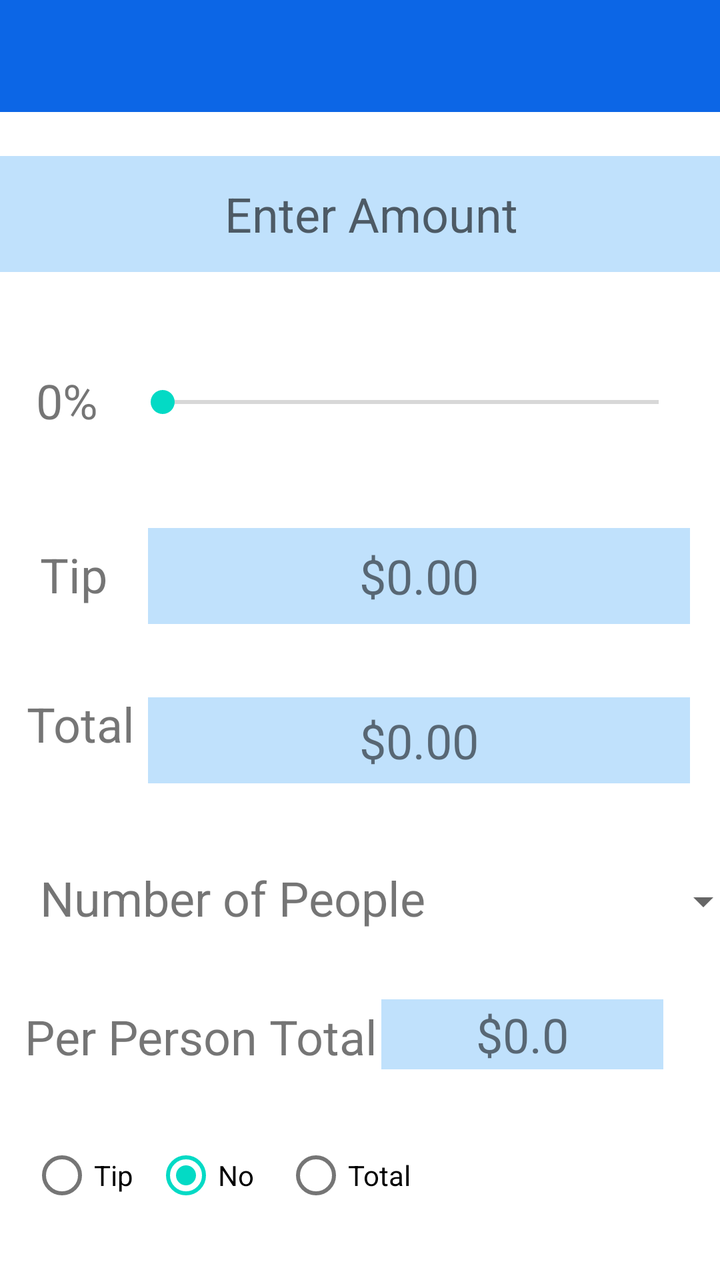
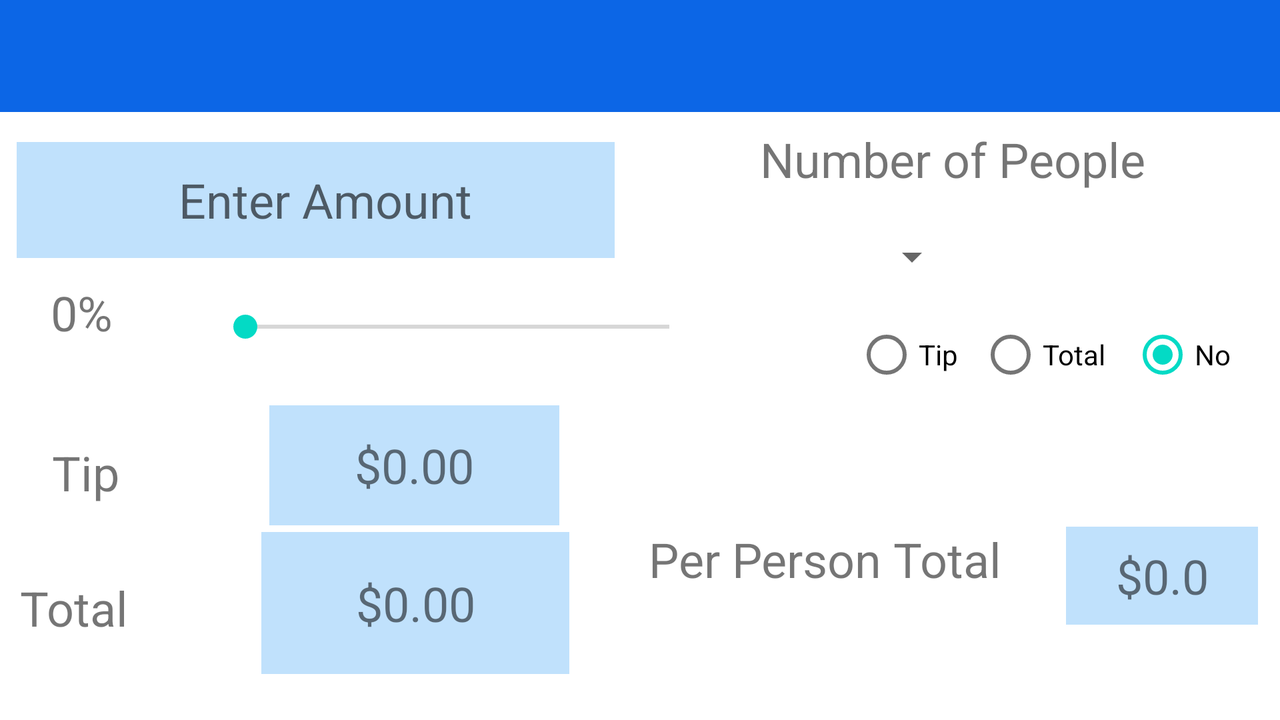

Two renders of one Android screen. The first uses the default layout on a phone; the second uses the alternative layout the repository ships for a different screen configuration, on a matching device. The two XML files are below.
<!-- AndroidManifest.xml: application theme Theme.Tipcalculator2 -->
<!-- res/layout/activity_main.xml -->
<?xml version="1.0" encoding="utf-8"?>
<androidx.constraintlayout.widget.ConstraintLayout xmlns:android="http://schemas.android.com/apk/res/android"
    xmlns:app="http://schemas.android.com/apk/res-auto"
    xmlns:tools="http://schemas.android.com/tools"
    android:id="@+id/linearLayout"
    android:layout_width="match_parent"
    android:layout_height="match_parent"
    tools:layout_editor_absoluteY="81dp">

    <androidx.appcompat.widget.Toolbar
        android:id="@+id/toolbar"
        android:layout_width="match_parent"
        android:layout_height="wrap_content"
        android:background="#0C66E6"
        android:minHeight="?attr/actionBarSize"

        app:theme="@style/ThemeOverlay.AppCompat.Dark.ActionBar"
        tools:ignore="MissingConstraints">

    </androidx.appcompat.widget.Toolbar>

    <EditText
        android:id="@+id/EnterAmountPlainText"
        android:layout_width="370dp"
        android:layout_height="58dp"
        android:autofillHints=""
        android:background="#482196F3"
        android:ems="10"
        android:hint="@string/enter_amount"
        android:inputType="number|text|numberDecimal|textCapWords"
        android:paddingStart="10dp"
        android:textSize="24sp"
        android:textAlignment="center"
        app:layout_constraintBottom_toBottomOf="parent"
        app:layout_constraintEnd_toEndOf="parent"
        app:layout_constraintHorizontal_bias="0.487"
        app:layout_constraintLeft_toLeftOf="parent"
        app:layout_constraintRight_toRightOf="parent"
        app:layout_constraintStart_toStartOf="parent"
        app:layout_constraintTop_toTopOf="parent"
        app:layout_constraintVertical_bias="0.134" />

    <TextView
        android:id="@+id/TipTotalTextView"
        android:layout_width="271dp"
        android:layout_height="48dp"
        android:background="#482196F3"
        android:gravity="center"
        android:text="@string/TipText"
        android:textSize="24sp"
        app:layout_constraintBottom_toBottomOf="parent"
        app:layout_constraintEnd_toEndOf="parent"
        app:layout_constraintHorizontal_bias="0.831"
        app:layout_constraintLeft_toLeftOf="parent"
        app:layout_constraintRight_toRightOf="parent"
        app:layout_constraintStart_toStartOf="parent"
        app:layout_constraintTop_toTopOf="parent"
        app:layout_constraintVertical_bias="0.446" />

    <Spinner
        android:id="@+id/numPeopleSpin"
        android:layout_width="83dp"
        android:layout_height="37dp"
        android:layout_marginStart="80dp"
        android:textSize="40sp"
        app:layout_constraintBottom_toBottomOf="parent"
        app:layout_constraintRight_toRightOf="parent"
        app:layout_constraintStart_toEndOf="@+id/numPeopleTv"
        app:layout_constraintTop_toTopOf="parent"
        app:layout_constraintVertical_bias="0.717" />

    <TextView
        android:id="@+id/PercentageTextView"
        android:layout_width="62dp"
        android:layout_height="44dp"
        android:text="@string/PercentageText"
        android:textSize="24sp"
        app:layout_constraintBottom_toBottomOf="parent"
        app:layout_constraintEnd_toEndOf="parent"
        app:layout_constraintHorizontal_bias="0.06"
        app:layout_constraintLeft_toLeftOf="parent"
        app:layout_constraintRight_toRightOf="parent"
        app:layout_constraintStart_toStartOf="parent"
        app:layout_constraintTop_toTopOf="parent"
        app:layout_constraintVertical_bias="0.309" />

    <TextView
        android:id="@+id/TotalAmountTextView"
        android:layout_width="271dp"
        android:layout_height="43dp"
        android:background="#482196F3"
        android:gravity="center"
        android:text="@string/TotalText"
        android:textSize="24sp"
        app:layout_constraintBottom_toBottomOf="parent"
        app:layout_constraintEnd_toEndOf="parent"
        app:layout_constraintHorizontal_bias="0.831"
        app:layout_constraintLeft_toLeftOf="parent"
        app:layout_constraintRight_toRightOf="parent"
        app:layout_constraintStart_toStartOf="parent"
        app:layout_constraintTop_toTopOf="parent"
        app:layout_constraintVertical_bias="0.584" />

    <TextView
        android:id="@+id/TipTextView"
        android:layout_width="wrap_content"
        android:layout_height="wrap_content"
        android:text="@string/tip"
        android:textSize="24sp"
        app:layout_constraintBottom_toBottomOf="parent"
        app:layout_constraintEnd_toEndOf="parent"
        app:layout_constraintHorizontal_bias="0.061"
        app:layout_constraintLeft_toLeftOf="parent"
        app:layout_constraintRight_toRightOf="parent"
        app:layout_constraintStart_toStartOf="parent"
        app:layout_constraintTop_toTopOf="parent"
        app:layout_constraintVertical_bias="0.446" />

    <TextView
        android:id="@+id/perPersonTotalTv"
        android:layout_width="wrap_content"
        android:layout_height="wrap_content"
        android:text="@string/per_person_total"
        android:textSize="24sp"
        app:layout_constraintBottom_toBottomOf="parent"
        app:layout_constraintEnd_toEndOf="parent"
        app:layout_constraintHorizontal_bias="0.068"
        app:layout_constraintLeft_toLeftOf="parent"
        app:layout_constraintRight_toRightOf="parent"
        app:layout_constraintStart_toStartOf="parent"
        app:layout_constraintTop_toTopOf="parent"
        app:layout_constraintVertical_bias="0.826" />

    <TextView
        android:id="@+id/TotalTextView"
        android:layout_width="wrap_content"
        android:layout_height="wrap_content"
        android:text="@string/total"
        android:textSize="24sp"
        app:layout_constraintBottom_toBottomOf="parent"
        app:layout_constraintEnd_toEndOf="parent"
        app:layout_constraintHorizontal_bias="0.044"
        app:layout_constraintLeft_toLeftOf="parent"
        app:layout_constraintRight_toRightOf="parent"
        app:layout_constraintStart_toStartOf="parent"
        app:layout_constraintTop_toTopOf="parent"
        app:layout_constraintVertical_bias="0.569" />

    <TextView
        android:id="@+id/totalSpinResultTv"
        android:layout_width="141dp"
        android:layout_height="35dp"
       
        android:background="#482196F3"
        android:gravity="center"
        android:text="@string/totalspinertext"
        android:textSize="24sp"
        app:layout_constraintBottom_toBottomOf="parent"
        app:layout_constraintEnd_toEndOf="parent"
        app:layout_constraintHorizontal_bias="0.87"
        app:layout_constraintLeft_toLeftOf="parent"
        app:layout_constraintRight_toRightOf="parent"
        app:layout_constraintStart_toStartOf="parent"
        app:layout_constraintTop_toTopOf="parent"
        app:layout_constraintVertical_bias="0.826" />

    <RadioGroup
        android:id="@+id/radioGroup"
        android:layout_width="203dp"
        android:layout_height="48dp"
        android:orientation="horizontal"
        app:layout_constraintBottom_toBottomOf="parent"
        app:layout_constraintHorizontal_bias="0.096"
        app:layout_constraintLeft_toLeftOf="parent"
        app:layout_constraintRight_toRightOf="parent"
        app:layout_constraintTop_toTopOf="parent"
        app:layout_constraintVertical_bias="0.952">

        <RadioButton
            android:id="@+id/tip"
            android:layout_width="62dp"
            android:layout_height="wrap_content"
            android:onClick="checkButton"
            android:checked= "false"
            android:text="@string/tip" />

        <RadioButton
            android:id="@+id/no"
            android:layout_width="65dp"
            android:layout_height="wrap_content"
            android:checked="true"
            android:onClick="checkButton"
            android:text="@string/no" />

        <RadioButton
            android:id="@+id/total"
            android:layout_width="76dp"
            android:layout_height="wrap_content"
            android:onClick="checkButton"
            android:checked= "false"
            android:text="@string/total" />
    </RadioGroup>

    <SeekBar
        android:id="@+id/seekBar"
        android:layout_width="280dp"
        android:layout_height="61dp"
        android:baselineAligned="false"
        android:max="100"
        app:layout_constraintBottom_toBottomOf="parent"
        app:layout_constraintEnd_toEndOf="parent"
        app:layout_constraintHorizontal_bias="0.817"
        app:layout_constraintLeft_toLeftOf="parent"
        app:layout_constraintRight_toRightOf="parent"
        app:layout_constraintStart_toStartOf="parent"
        app:layout_constraintTop_toTopOf="parent"
        app:layout_constraintVertical_bias="0.295"
        app:tickMarkTint="#F2F2F2" />

    <TextView
        android:id="@+id/numPeopleTv"
        android:layout_width="wrap_content"
        android:layout_height="wrap_content"
        android:layout_marginStart="20dp"
        android:text="@string/number_of_people"
        android:textSize="24sp"
        app:layout_constraintBottom_toBottomOf="parent"
        app:layout_constraintLeft_toLeftOf="parent"
        app:layout_constraintStart_toStartOf="parent"
        app:layout_constraintTop_toTopOf="parent"
        app:layout_constraintVertical_bias="0.712" />

</androidx.constraintlayout.widget.ConstraintLayout>
<!-- resources referenced by this layout -->
<resources>
  <string name="PercentageText">0%</string>
  <string name="TipText">$0.00</string>
  <string name="TotalText">$0.00</string>
  <string name="enter_amount">Enter Amount</string>
  <string name="no">No</string>
  <string name="number_of_people">Number of People</string>
  <string name="per_person_total">Per Person Total</string>
  <string name="tip">Tip</string>
  <string name="total">Total</string>
  <string name="totalspinertext">$0.0</string>
  <style name="Theme.Tipcalculator2" parent="Theme.MaterialComponents.DayNight.DarkActionBar">
          
          <item name="colorPrimary">@color/purple_500</item>
          <item name="colorPrimaryVariant">@color/purple_700</item>
          <item name="colorOnPrimary">@color/white</item>
          
          <item name="colorSecondary">@color/teal_200</item>
          <item name="colorSecondaryVariant">@color/teal_700</item>
          <item name="colorOnSecondary">@color/black</item>
          
          <item name="android:statusBarColor" tools:targetApi="l">?attr/colorPrimaryVariant</item>
          
      </style>
</resources>
<!-- res/layout-land/activity_main.xml (the repository's variant of the layout above) -->
<!-- drawn on the phone turned sideways -->
<?xml version="1.0" encoding="utf-8"?>
<androidx.constraintlayout.widget.ConstraintLayout xmlns:android="http://schemas.android.com/apk/res/android"
    xmlns:app="http://schemas.android.com/apk/res-auto"
    xmlns:tools="http://schemas.android.com/tools"
    android:id="@+id/linearLayout"
    android:layout_width="match_parent"
    android:layout_height="match_parent"
    tools:layout_editor_absoluteY="81dp">

    <androidx.appcompat.widget.Toolbar
        android:id="@+id/toolbar"
        android:layout_width="match_parent"
        android:layout_height="wrap_content"
        android:background="#0C66E6"
        android:minHeight="?attr/actionBarSize"

        app:theme="@style/ThemeOverlay.AppCompat.Dark.ActionBar"
        tools:ignore="MissingConstraints">

    </androidx.appcompat.widget.Toolbar>

    <EditText
        android:id="@+id/EnterAmountPlainText"
        android:layout_width="299dp"
        android:layout_height="58dp"
        android:autofillHints=""
        android:background="#482196F3"
        android:ems="10"
        android:hint="@string/enter_amount"
        android:inputType="number|text|numberDecimal|textCapWords"
        android:paddingStart="10dp"
        android:textAlignment="center"
        android:textSize="24sp"
        app:layout_constraintBottom_toBottomOf="parent"
        app:layout_constraintEnd_toEndOf="parent"
        app:layout_constraintHorizontal_bias="0.024"
        app:layout_constraintLeft_toLeftOf="parent"
        app:layout_constraintRight_toRightOf="parent"
        app:layout_constraintStart_toStartOf="parent"
        app:layout_constraintTop_toTopOf="parent"
        app:layout_constraintVertical_bias="0.235" />

    <TextView
        android:id="@+id/TipTotalTextView"
        android:layout_width="145dp"
        android:layout_height="60dp"
        android:background="#482196F3"
        android:gravity="center"
        android:text="@string/TipText"
        android:textSize="24sp"
        app:layout_constraintBottom_toBottomOf="parent"
        app:layout_constraintEnd_toEndOf="parent"
        app:layout_constraintHorizontal_bias="0.272"
        app:layout_constraintLeft_toLeftOf="parent"
        app:layout_constraintRight_toRightOf="parent"
        app:layout_constraintStart_toStartOf="parent"
        app:layout_constraintTop_toTopOf="parent"
        app:layout_constraintVertical_bias="0.676" />

    <Spinner
        android:id="@+id/numPeopleSpin"
        android:layout_width="88dp"
        android:layout_height="46dp"
        android:layout_marginRight="160dp"
        android:textSize="40sp"
        app:layout_constraintBottom_toBottomOf="parent"
        app:layout_constraintRight_toRightOf="parent"
        app:layout_constraintTop_toTopOf="parent"
        app:layout_constraintVertical_bias="0.335" />

    <TextView
        android:id="@+id/PercentageTextView"
        android:layout_width="62dp"
        android:layout_height="44dp"
        android:text="@string/PercentageText"
        android:textSize="24sp"
        app:layout_constraintBottom_toBottomOf="parent"
        app:layout_constraintEnd_toEndOf="parent"
        app:layout_constraintHorizontal_bias="0.044"
        app:layout_constraintLeft_toLeftOf="parent"
        app:layout_constraintRight_toRightOf="parent"
        app:layout_constraintStart_toStartOf="parent"
        app:layout_constraintTop_toTopOf="parent"
        app:layout_constraintVertical_bias="0.443" />

    <TextView
        android:id="@+id/TotalAmountTextView"
        android:layout_width="154dp"
        android:layout_height="71dp"
        android:background="#482196F3"
        android:gravity="center"
        android:text="@string/TotalText"
        android:textSize="24sp"
        app:layout_constraintBottom_toBottomOf="parent"
        app:layout_constraintEnd_toEndOf="parent"
        app:layout_constraintHorizontal_bias="0.269"
        app:layout_constraintLeft_toLeftOf="parent"
        app:layout_constraintRight_toRightOf="parent"
        app:layout_constraintStart_toStartOf="parent"
        app:layout_constraintTop_toTopOf="parent"
        app:layout_constraintVertical_bias="0.92" />

    <TextView
        android:id="@+id/TipTextView"
        android:layout_width="wrap_content"
        android:layout_height="wrap_content"
        android:text="@string/tip"
        android:textSize="24sp"
        app:layout_constraintBottom_toBottomOf="parent"
        app:layout_constraintEnd_toEndOf="parent"
        app:layout_constraintHorizontal_bias="0.043"
        app:layout_constraintLeft_toLeftOf="parent"
        app:layout_constraintRight_toRightOf="parent"
        app:layout_constraintStart_toStartOf="parent"
        app:layout_constraintTop_toTopOf="parent"
        app:layout_constraintVertical_bias="0.671" />

    <TextView
        android:id="@+id/perPersonTotalTv"
        android:layout_width="187dp"
        android:layout_height="49dp"
        android:text="@string/per_person_total"
        android:textSize="24sp"
        app:layout_constraintBottom_toBottomOf="parent"
        app:layout_constraintEnd_toEndOf="parent"
        app:layout_constraintHorizontal_bias="0.716"
        app:layout_constraintLeft_toLeftOf="parent"
        app:layout_constraintRight_toRightOf="parent"
        app:layout_constraintStart_toStartOf="parent"
        app:layout_constraintTop_toTopOf="parent"
        app:layout_constraintVertical_bias="0.847" />

    <TextView
        android:id="@+id/TotalTextView"
        android:layout_width="wrap_content"
        android:layout_height="wrap_content"
        android:text="@string/total"
        android:textSize="24sp"
        app:layout_constraintBottom_toBottomOf="parent"
        app:layout_constraintEnd_toEndOf="parent"
        app:layout_constraintHorizontal_bias="0.017"
        app:layout_constraintLeft_toLeftOf="parent"
        app:layout_constraintRight_toRightOf="parent"
        app:layout_constraintStart_toStartOf="parent"
        app:layout_constraintTop_toTopOf="parent"
        app:layout_constraintVertical_bias="0.878" />

    <TextView
        android:id="@+id/totalSpinResultTv"
        android:layout_width="96dp"
        android:layout_height="49dp"

        android:background="#482196F3"
        android:gravity="center"
        android:text="@string/totalspinertext"
        android:textSize="24sp"
        app:layout_constraintBottom_toBottomOf="parent"
        app:layout_constraintEnd_toEndOf="parent"
        app:layout_constraintHorizontal_bias="0.98"
        app:layout_constraintLeft_toLeftOf="parent"
        app:layout_constraintRight_toRightOf="parent"
        app:layout_constraintStart_toStartOf="parent"
        app:layout_constraintTop_toTopOf="parent"
        app:layout_constraintVertical_bias="0.847" />

    <RadioGroup
        android:id="@+id/radioGroup"
        android:layout_width="203dp"
        android:layout_height="48dp"
        android:orientation="horizontal"
        app:layout_constraintBottom_toBottomOf="parent"
        app:layout_constraintHorizontal_bias="0.978"
        app:layout_constraintLeft_toLeftOf="parent"
        app:layout_constraintRight_toRightOf="parent"
        app:layout_constraintTop_toTopOf="parent"
        app:layout_constraintVertical_bias="0.491">

        <RadioButton
            android:id="@+id/tip"
            android:layout_width="62dp"
            android:layout_height="wrap_content"
            android:checked="false"
            android:onClick="checkButton"
            android:text="@string/tip" />

        <RadioButton
            android:id="@+id/total"
            android:layout_width="76dp"
            android:layout_height="wrap_content"
            android:checked="false"
            android:onClick="checkButton"
            android:text="@string/total" />

        <RadioButton
            android:id="@+id/no"
            android:layout_width="65dp"
            android:layout_height="wrap_content"
            android:checked="true"
            android:onClick="checkButton"
            android:text="@string/no" />
    </RadioGroup>

    <SeekBar
        android:id="@+id/seekBar"
        android:layout_width="244dp"
        android:layout_height="75dp"
        android:baselineAligned="false"
        android:max="100"
        app:layout_constraintBottom_toBottomOf="parent"
        app:layout_constraintEnd_toEndOf="parent"
        app:layout_constraintHorizontal_bias="0.269"
        app:layout_constraintLeft_toLeftOf="parent"
        app:layout_constraintRight_toRightOf="parent"
        app:layout_constraintStart_toStartOf="parent"
        app:layout_constraintTop_toTopOf="parent"
        app:layout_constraintVertical_bias="0.442"
        app:tickMarkTint="#F2F2F2" />

    <TextView
        android:id="@+id/numPeopleTv"
        android:layout_width="196dp"
        android:layout_height="49dp"
        android:layout_marginStart="380dp"
        android:text="@string/number_of_people"
        android:textSize="24sp"
        app:layout_constraintBottom_toBottomOf="parent"
        app:layout_constraintLeft_toLeftOf="parent"
        app:layout_constraintStart_toStartOf="parent"
        app:layout_constraintTop_toTopOf="parent"
        app:layout_constraintVertical_bias="0.204" />

</androidx.constraintlayout.widget.ConstraintLayout>
